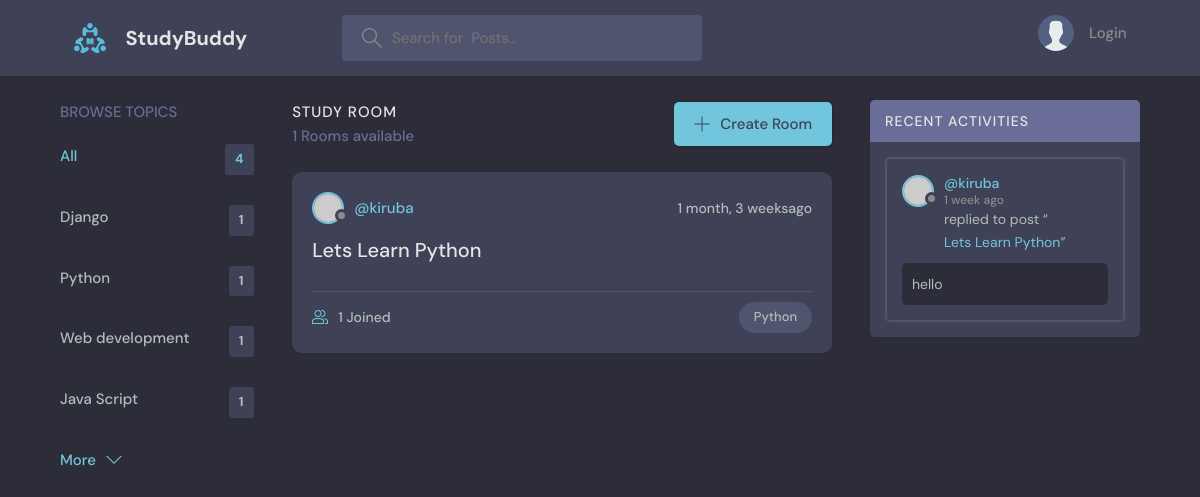
Before: /home/?q=Python with the older database file.
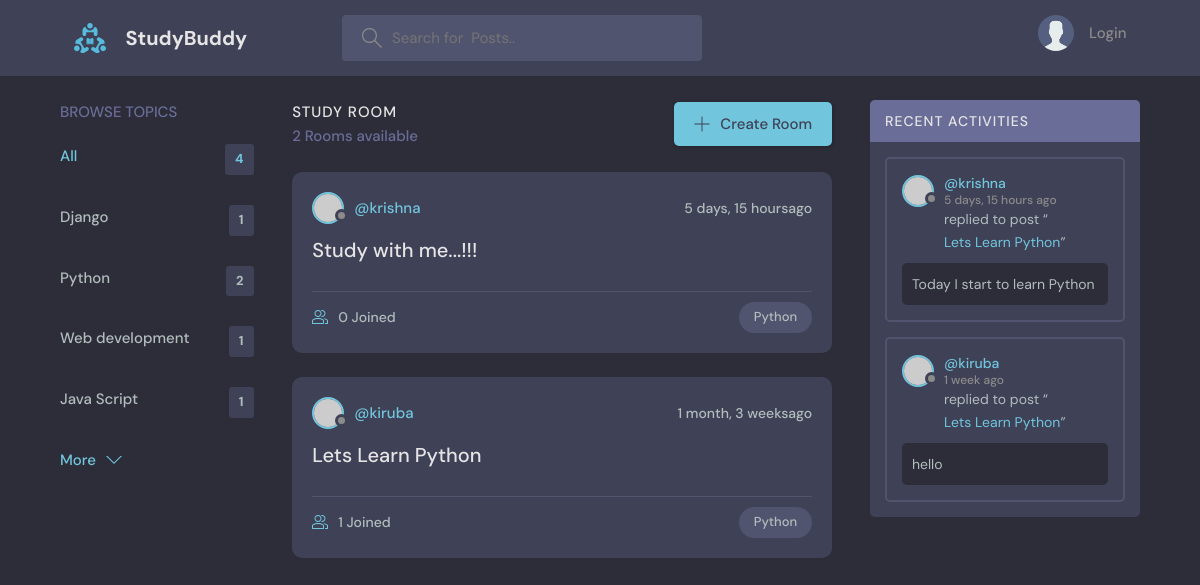
After: the same page with the newer database file.
### secondapp/models.py (models this page shows, shortened)
class Topic(models.Model):
    topic=models.CharField(max_length=201)

class Room(models.Model):
    host=models.ForeignKey(User,on_delete=models.SET_NULL,null=True)
    topic=models.ForeignKey(Topic,on_delete=models.SET_NULL,null=True)
    name=models.CharField(max_length=200)
    participants=models.ManyToManyField(User,related_name='participants',blank=True)
    description=models.TextField(null=True, blank=True)
    updated=models.DateTimeField(auto_now=True)#actively updated when submit
    created=models.DateTimeField(auto_now_add=True) #added once created
    class Meta:
        ordering=['-updated','-created']
    def __str__(self):
        return str(self.name)

class Messages(models.Model):
    user=models.ForeignKey(User,on_delete=models.CASCADE)
    room=models.ForeignKey(Room,on_delete=models.CASCADE)#on_Delete says that if the Room delete then all the child also deleted
    body=models.TextField()
    updated=models.DateTimeField(auto_now=True)#actively updated when submit
    created=models.DateTimeField(auto_now_add=True) #added once created
    class Meta:
        ordering=['-updated','-created']

### secondapp/views.py (the view)
# urls.py: 2. Add a URL to urlpatterns:  path('', views.home, name='home')
def home(request):
    q=request.GET.get('q') if request.GET.get('q') !=None else ''
    rooms=Room.objects.filter(
        Q(topic__topic__icontains=q)|
        Q(name__icontains=q)|
        Q(description__icontains=q)
        )
    room_count=rooms.count()
    topics=Topic.objects.all()
    room_messages=Messages.objects.filter(Q(room__topic__topic__icontains=q))
    context={'rooms':rooms,'topics':topics,'room_count':room_count,'room_messages':room_messages}
    return render(request,'secondapp/home.html',context)

### secondapp/templates/secondapp/home.html (shortened to what this page needs)
{% extends 'main.html' %}
{% block content %}
    <main class="layout layout--3">
      <div class="container">
        {% include 'secondapp/topic_components.html' %}
        <div class="roomList">
          <div class="roomList__header">
            <div>
              <h2>Study Room</h2>
              <p>{{room_count}} Rooms available</p>
            </div>
            <a class="btn btn--main" href="{% url 'create-room' %}">
              <svg version="1.1" xmlns="http://www.w3.org/2000/svg" width="32" height="32" viewBox="0 0 32 32">
                <title>add</title>
                <path
                  d="M16.943 0.943h-1.885v14.115h-14.115v1.885h14.115v14.115h1.885v-14.115h14.115v-1.885h-14.115v-14.115z"
                ></path>
              </svg>
              Create Room
            </a>
          </div>
          {% include 'secondapp/feed_components.html' %}
        </div>
        {% include 'secondapp/activity_components.html' %}
      </div>
    </main>
    {% endblock %}

### secondapp/templates/secondapp/topic_components.html
<div class="topics">
    <div class="topics__header">
      <h2>Browse Topics</h2>
    </div>
    <ul class="topics__list">
      <li>
        <a href="{% url 'home' %}" class="active">All <span>{{topics.count}}</span></a>
      </li>
      {% for topic in topics %}
      <li>
        <a href="{% url 'home' %}?q={{topic.topic}}">{{topic.topic}} <span>{{topic.room_set.all.count}}</span></a>
      </li>
      {% endfor %}
    </ul>
    <a class="btn btn--link" href="#">
      More
      <svg version="1.1" xmlns="http://www.w3.org/2000/svg" width="32" height="32" viewBox="0 0 32 32">
        <title>chevron-down</title>
        <path d="M16 21l-13-13h-3l16 16 16-16h-3l-13 13z"></path>
      </svg>
    </a>
  </div>

### secondapp/templates/secondapp/feed_components.html (shortened to what this page needs)
{% for name in rooms %}
<div class="roomListRoom">
    <div class="roomListRoom__header">
      <a href="{url 'user-profile' name.host.id%}" class="roomListRoom__author">
        <div class="avatar avatar--small">
          <img src="https://randomuser.me/api/portraits/women/11.jpg" />
        </div>
        <span>@{{name.host.username}}</span>
      </a>
      <div class="roomListRoom__actions">
        <span>{{name.created|timesince}}ago</span>
      </div>
    </div>
    <div class="roomListRoom__content">
      <a href="/room/{{name.id}}">{{name.name}}</a>
    </div>
    <div class="roomListRoom__meta">
      <a href="/room/{{name.id}}" class="roomListRoom__joined">
        {{name.participants.all.count}} Joined
      </a>
      <p class="roomListRoom__topic">{{name.topic.topic}}</p>
    </div>
  </div>
  {% endfor %}

### secondapp/templates/secondapp/activity_components.html (shortened to what this page needs)
<div class="activities">
    <div class="activities__header">
      <h2>Recent Activities</h2>
    </div>
    {% for message in room_messages %}
    <div class="activities__box">
      <div class="activities__boxHeader roomListRoom__header">
        <a href="{% url 'user-profile' message.user.id %}" class="roomListRoom__author">
          <div class="avatar avatar--small">
            <img src="https://randomuser.me/api/portraits/women/11.jpg" />
          </div>
          <p>
            @{{message.user}}
            <span>{{message.created|timesince}} ago</span>
          </p>
        </a>
      </div>
      <div class="activities__boxContent">
        <p>replied to post “<a href="{% url 'room' message.room.id %}">{{message.room}}</a>”</p>
        <div class="activities__boxRoomContent">
          {{message.body}}
        </div>
      </div>
    </div>
    {% endfor %}
</div>

Changed rows visible on the page:
computed for Topic "Python": room_set.all.count "1" → "2"
added Room: host.username "krishna", created "5 days, 15 hours", name "Study with me...!!!", participants.all.count "0", topic.topic "Python"
added Messages: user "krishna", created "5 days, 15 hours", room "Lets Learn Python", body "Today I start to learn Python"
Other visible differences:
{{ room_count }}: "1" → "2"
